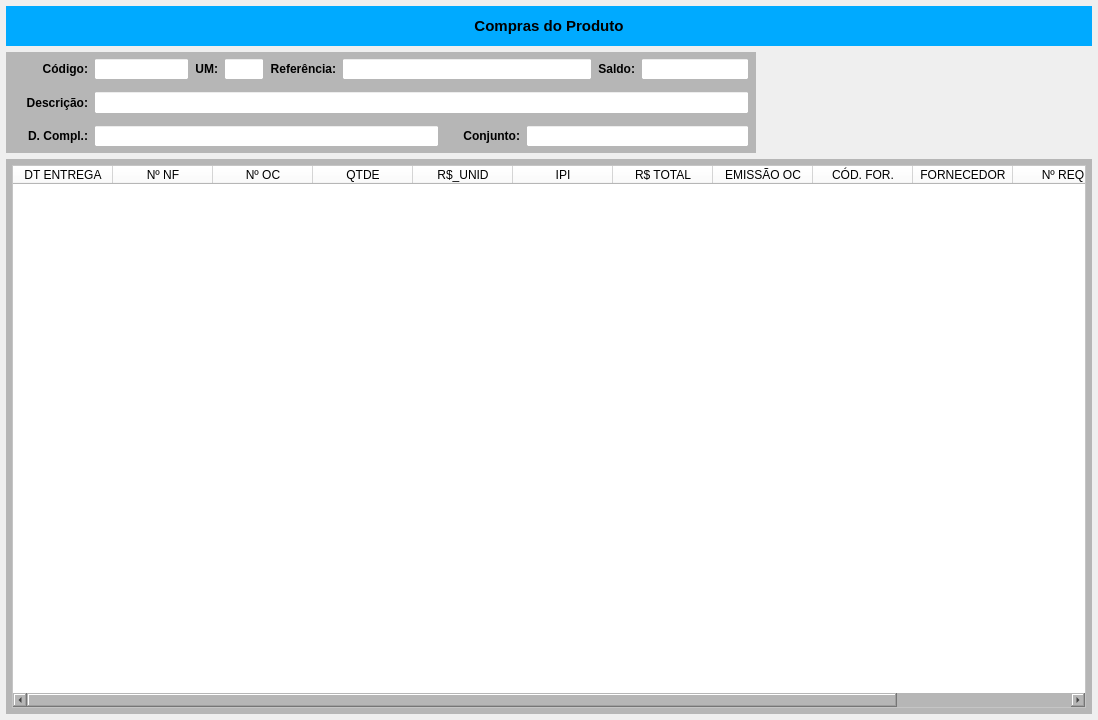
<?xml version="1.0" encoding="UTF-8"?>
<ui version="4.0">
 <class>MainWindow</class>
 <widget class="QMainWindow" name="MainWindow">
  <property name="windowModality">
   <enum>Qt::NonModal</enum>
  </property>
  <property name="geometry">
   <rect>
    <x>0</x>
    <y>0</y>
    <width>1098</width>
    <height>720</height>
   </rect>
  </property>
  <property name="windowTitle">
   <string>Compras do Produto</string>
  </property>
  <widget class="QWidget" name="centralwidget">
   <property name="styleSheet">
    <string notr="true"/>
   </property>
   <layout class="QVBoxLayout" name="verticalLayout_2">
    <property name="spacing">
     <number>6</number>
    </property>
    <property name="leftMargin">
     <number>6</number>
    </property>
    <property name="topMargin">
     <number>6</number>
    </property>
    <property name="rightMargin">
     <number>6</number>
    </property>
    <property name="bottomMargin">
     <number>6</number>
    </property>
    <item>
     <widget class="QWidget" name="widget_cabecalho" native="true">
      <property name="sizePolicy">
       <sizepolicy hsizetype="Preferred" vsizetype="Fixed">
        <horstretch>0</horstretch>
        <verstretch>0</verstretch>
       </sizepolicy>
      </property>
      <property name="minimumSize">
       <size>
        <width>0</width>
        <height>40</height>
       </size>
      </property>
      <property name="maximumSize">
       <size>
        <width>16777215</width>
        <height>40</height>
       </size>
      </property>
      <property name="styleSheet">
       <string notr="true">background-color: rgb(0, 170, 255);</string>
      </property>
      <layout class="QHBoxLayout" name="horizontalLayout">
       <property name="spacing">
        <number>0</number>
       </property>
       <property name="leftMargin">
        <number>15</number>
       </property>
       <property name="topMargin">
        <number>6</number>
       </property>
       <property name="rightMargin">
        <number>15</number>
       </property>
       <property name="bottomMargin">
        <number>6</number>
       </property>
       <item>
        <widget class="QLabel" name="label_13">
         <property name="sizePolicy">
          <sizepolicy hsizetype="Minimum" vsizetype="Preferred">
           <horstretch>0</horstretch>
           <verstretch>0</verstretch>
          </sizepolicy>
         </property>
         <property name="minimumSize">
          <size>
           <width>300</width>
           <height>0</height>
          </size>
         </property>
         <property name="font">
          <font>
           <pointsize>11</pointsize>
           <weight>75</weight>
           <bold>true</bold>
          </font>
         </property>
         <property name="text">
          <string>Compras do Produto</string>
         </property>
         <property name="alignment">
          <set>Qt::AlignCenter</set>
         </property>
        </widget>
       </item>
      </layout>
     </widget>
    </item>
    <item>
     <widget class="QWidget" name="widget" native="true">
      <property name="minimumSize">
       <size>
        <width>0</width>
        <height>101</height>
       </size>
      </property>
      <property name="maximumSize">
       <size>
        <width>16777215</width>
        <height>101</height>
       </size>
      </property>
      <layout class="QHBoxLayout" name="horizontalLayout_6">
       <property name="leftMargin">
        <number>0</number>
       </property>
       <property name="topMargin">
        <number>0</number>
       </property>
       <property name="rightMargin">
        <number>0</number>
       </property>
       <property name="bottomMargin">
        <number>0</number>
       </property>
       <item>
        <widget class="QWidget" name="widget_Cor1" native="true">
         <property name="sizePolicy">
          <sizepolicy hsizetype="Preferred" vsizetype="Preferred">
           <horstretch>0</horstretch>
           <verstretch>0</verstretch>
          </sizepolicy>
         </property>
         <property name="minimumSize">
          <size>
           <width>0</width>
           <height>0</height>
          </size>
         </property>
         <property name="maximumSize">
          <size>
           <width>16777215</width>
           <height>16777215</height>
          </size>
         </property>
         <property name="styleSheet">
          <string notr="true">background-color: rgb(182, 182, 182);</string>
         </property>
         <layout class="QVBoxLayout" name="verticalLayout">
          <property name="spacing">
           <number>1</number>
          </property>
          <property name="leftMargin">
           <number>1</number>
          </property>
          <property name="topMargin">
           <number>1</number>
          </property>
          <property name="rightMargin">
           <number>1</number>
          </property>
          <property name="bottomMargin">
           <number>1</number>
          </property>
          <item>
           <widget class="QWidget" name="widget_3" native="true">
            <property name="styleSheet">
             <string notr="true"/>
            </property>
            <layout class="QHBoxLayout" name="horizontalLayout_2">
             <property name="spacing">
              <number>6</number>
             </property>
             <property name="leftMargin">
              <number>6</number>
             </property>
             <property name="topMargin">
              <number>5</number>
             </property>
             <property name="rightMargin">
              <number>6</number>
             </property>
             <property name="bottomMargin">
              <number>5</number>
             </property>
             <item>
              <widget class="QLabel" name="label_12">
               <property name="sizePolicy">
                <sizepolicy hsizetype="Fixed" vsizetype="Preferred">
                 <horstretch>0</horstretch>
                 <verstretch>0</verstretch>
                </sizepolicy>
               </property>
               <property name="minimumSize">
                <size>
                 <width>75</width>
                 <height>0</height>
                </size>
               </property>
               <property name="maximumSize">
                <size>
                 <width>75</width>
                 <height>16777215</height>
                </size>
               </property>
               <property name="font">
                <font>
                 <pointsize>9</pointsize>
                 <weight>75</weight>
                 <bold>true</bold>
                </font>
               </property>
               <property name="text">
                <string>Código:</string>
               </property>
               <property name="alignment">
                <set>Qt::AlignRight|Qt::AlignTrailing|Qt::AlignVCenter</set>
               </property>
              </widget>
             </item>
             <item>
              <widget class="QLineEdit" name="line_Codigo">
               <property name="sizePolicy">
                <sizepolicy hsizetype="Maximum" vsizetype="Preferred">
                 <horstretch>0</horstretch>
                 <verstretch>0</verstretch>
                </sizepolicy>
               </property>
               <property name="maximumSize">
                <size>
                 <width>95</width>
                 <height>16777215</height>
                </size>
               </property>
               <property name="font">
                <font>
                 <pointsize>9</pointsize>
                </font>
               </property>
               <property name="styleSheet">
                <string notr="true">background-color: rgb(255, 255, 255);</string>
               </property>
               <property name="alignment">
                <set>Qt::AlignCenter</set>
               </property>
              </widget>
             </item>
             <item>
              <widget class="QLabel" name="label_19">
               <property name="sizePolicy">
                <sizepolicy hsizetype="Fixed" vsizetype="Preferred">
                 <horstretch>0</horstretch>
                 <verstretch>0</verstretch>
                </sizepolicy>
               </property>
               <property name="maximumSize">
                <size>
                 <width>35</width>
                 <height>16777215</height>
                </size>
               </property>
               <property name="font">
                <font>
                 <pointsize>9</pointsize>
                 <weight>75</weight>
                 <bold>true</bold>
                </font>
               </property>
               <property name="text">
                <string>UM:</string>
               </property>
               <property name="alignment">
                <set>Qt::AlignRight|Qt::AlignTrailing|Qt::AlignVCenter</set>
               </property>
              </widget>
             </item>
             <item>
              <widget class="QLineEdit" name="line_UM">
               <property name="sizePolicy">
                <sizepolicy hsizetype="Maximum" vsizetype="Preferred">
                 <horstretch>0</horstretch>
                 <verstretch>0</verstretch>
                </sizepolicy>
               </property>
               <property name="minimumSize">
                <size>
                 <width>40</width>
                 <height>0</height>
                </size>
               </property>
               <property name="maximumSize">
                <size>
                 <width>40</width>
                 <height>16777215</height>
                </size>
               </property>
               <property name="font">
                <font>
                 <pointsize>9</pointsize>
                </font>
               </property>
               <property name="cursor">
                <cursorShape>IBeamCursor</cursorShape>
               </property>
               <property name="styleSheet">
                <string notr="true">background-color: rgb(255, 255, 255);</string>
               </property>
               <property name="inputMask">
                <string/>
               </property>
               <property name="text">
                <string/>
               </property>
               <property name="frame">
                <bool>true</bool>
               </property>
               <property name="echoMode">
                <enum>QLineEdit::Normal</enum>
               </property>
               <property name="alignment">
                <set>Qt::AlignCenter</set>
               </property>
               <property name="readOnly">
                <bool>true</bool>
               </property>
              </widget>
             </item>
             <item>
              <widget class="QLabel" name="label_16">
               <property name="sizePolicy">
                <sizepolicy hsizetype="Fixed" vsizetype="Preferred">
                 <horstretch>0</horstretch>
                 <verstretch>0</verstretch>
                </sizepolicy>
               </property>
               <property name="maximumSize">
                <size>
                 <width>80</width>
                 <height>16777215</height>
                </size>
               </property>
               <property name="font">
                <font>
                 <pointsize>9</pointsize>
                 <weight>75</weight>
                 <bold>true</bold>
                </font>
               </property>
               <property name="text">
                <string>Referência:</string>
               </property>
               <property name="alignment">
                <set>Qt::AlignRight|Qt::AlignTrailing|Qt::AlignVCenter</set>
               </property>
              </widget>
             </item>
             <item>
              <widget class="QLineEdit" name="line_Referencia">
               <property name="sizePolicy">
                <sizepolicy hsizetype="Preferred" vsizetype="Preferred">
                 <horstretch>0</horstretch>
                 <verstretch>0</verstretch>
                </sizepolicy>
               </property>
               <property name="minimumSize">
                <size>
                 <width>250</width>
                 <height>0</height>
                </size>
               </property>
               <property name="maximumSize">
                <size>
                 <width>250</width>
                 <height>16777215</height>
                </size>
               </property>
               <property name="font">
                <font>
                 <pointsize>9</pointsize>
                </font>
               </property>
               <property name="styleSheet">
                <string notr="true">background-color: rgb(255, 255, 255);</string>
               </property>
               <property name="readOnly">
                <bool>true</bool>
               </property>
              </widget>
             </item>
             <item>
              <widget class="QLabel" name="label_18">
               <property name="sizePolicy">
                <sizepolicy hsizetype="Fixed" vsizetype="Preferred">
                 <horstretch>0</horstretch>
                 <verstretch>0</verstretch>
                </sizepolicy>
               </property>
               <property name="maximumSize">
                <size>
                 <width>50</width>
                 <height>16777215</height>
                </size>
               </property>
               <property name="font">
                <font>
                 <pointsize>9</pointsize>
                 <weight>75</weight>
                 <bold>true</bold>
                </font>
               </property>
               <property name="text">
                <string>Saldo:</string>
               </property>
               <property name="alignment">
                <set>Qt::AlignRight|Qt::AlignTrailing|Qt::AlignVCenter</set>
               </property>
              </widget>
             </item>
             <item>
              <widget class="QLineEdit" name="line_Saldo">
               <property name="sizePolicy">
                <sizepolicy hsizetype="Maximum" vsizetype="Preferred">
                 <horstretch>0</horstretch>
                 <verstretch>0</verstretch>
                </sizepolicy>
               </property>
               <property name="maximumSize">
                <size>
                 <width>150</width>
                 <height>16777215</height>
                </size>
               </property>
               <property name="font">
                <font>
                 <pointsize>9</pointsize>
                </font>
               </property>
               <property name="cursor">
                <cursorShape>IBeamCursor</cursorShape>
               </property>
               <property name="styleSheet">
                <string notr="true">background-color: rgb(255, 255, 255);</string>
               </property>
               <property name="inputMask">
                <string/>
               </property>
               <property name="text">
                <string/>
               </property>
               <property name="frame">
                <bool>true</bool>
               </property>
               <property name="echoMode">
                <enum>QLineEdit::Normal</enum>
               </property>
               <property name="alignment">
                <set>Qt::AlignCenter</set>
               </property>
               <property name="readOnly">
                <bool>true</bool>
               </property>
              </widget>
             </item>
            </layout>
           </widget>
          </item>
          <item>
           <widget class="QWidget" name="widget_7" native="true">
            <property name="styleSheet">
             <string notr="true"/>
            </property>
            <layout class="QHBoxLayout" name="horizontalLayout_3">
             <property name="spacing">
              <number>6</number>
             </property>
             <property name="leftMargin">
              <number>6</number>
             </property>
             <property name="topMargin">
              <number>5</number>
             </property>
             <property name="rightMargin">
              <number>6</number>
             </property>
             <property name="bottomMargin">
              <number>5</number>
             </property>
             <item>
              <widget class="QLabel" name="label_15">
               <property name="sizePolicy">
                <sizepolicy hsizetype="Maximum" vsizetype="Preferred">
                 <horstretch>0</horstretch>
                 <verstretch>0</verstretch>
                </sizepolicy>
               </property>
               <property name="minimumSize">
                <size>
                 <width>75</width>
                 <height>0</height>
                </size>
               </property>
               <property name="maximumSize">
                <size>
                 <width>75</width>
                 <height>16777215</height>
                </size>
               </property>
               <property name="font">
                <font>
                 <pointsize>9</pointsize>
                 <weight>75</weight>
                 <bold>true</bold>
                </font>
               </property>
               <property name="text">
                <string>Descrição:</string>
               </property>
               <property name="alignment">
                <set>Qt::AlignRight|Qt::AlignTrailing|Qt::AlignVCenter</set>
               </property>
              </widget>
             </item>
             <item>
              <widget class="QLineEdit" name="line_Descricao">
               <property name="sizePolicy">
                <sizepolicy hsizetype="Minimum" vsizetype="Preferred">
                 <horstretch>0</horstretch>
                 <verstretch>0</verstretch>
                </sizepolicy>
               </property>
               <property name="minimumSize">
                <size>
                 <width>345</width>
                 <height>0</height>
                </size>
               </property>
               <property name="font">
                <font>
                 <pointsize>9</pointsize>
                </font>
               </property>
               <property name="styleSheet">
                <string notr="true">background-color: rgb(255, 255, 255);</string>
               </property>
               <property name="readOnly">
                <bool>true</bool>
               </property>
              </widget>
             </item>
            </layout>
           </widget>
          </item>
          <item>
           <widget class="QWidget" name="widget_6" native="true">
            <property name="styleSheet">
             <string notr="true"/>
            </property>
            <layout class="QHBoxLayout" name="horizontalLayout_4">
             <property name="spacing">
              <number>6</number>
             </property>
             <property name="leftMargin">
              <number>6</number>
             </property>
             <property name="topMargin">
              <number>5</number>
             </property>
             <property name="rightMargin">
              <number>6</number>
             </property>
             <property name="bottomMargin">
              <number>5</number>
             </property>
             <item>
              <widget class="QLabel" name="label_22">
               <property name="sizePolicy">
                <sizepolicy hsizetype="Fixed" vsizetype="Preferred">
                 <horstretch>0</horstretch>
                 <verstretch>0</verstretch>
                </sizepolicy>
               </property>
               <property name="minimumSize">
                <size>
                 <width>75</width>
                 <height>0</height>
                </size>
               </property>
               <property name="maximumSize">
                <size>
                 <width>75</width>
                 <height>16777215</height>
                </size>
               </property>
               <property name="font">
                <font>
                 <pointsize>9</pointsize>
                 <weight>75</weight>
                 <bold>true</bold>
                </font>
               </property>
               <property name="text">
                <string>D. Compl.:</string>
               </property>
               <property name="alignment">
                <set>Qt::AlignRight|Qt::AlignTrailing|Qt::AlignVCenter</set>
               </property>
              </widget>
             </item>
             <item>
              <widget class="QLineEdit" name="line_DescrCompl">
               <property name="sizePolicy">
                <sizepolicy hsizetype="Minimum" vsizetype="Preferred">
                 <horstretch>0</horstretch>
                 <verstretch>0</verstretch>
                </sizepolicy>
               </property>
               <property name="minimumSize">
                <size>
                 <width>345</width>
                 <height>0</height>
                </size>
               </property>
               <property name="font">
                <font>
                 <pointsize>9</pointsize>
                </font>
               </property>
               <property name="styleSheet">
                <string notr="true">background-color: rgb(255, 255, 255);</string>
               </property>
               <property name="readOnly">
                <bool>true</bool>
               </property>
              </widget>
             </item>
             <item>
              <widget class="QLabel" name="label_20">
               <property name="sizePolicy">
                <sizepolicy hsizetype="Maximum" vsizetype="Preferred">
                 <horstretch>0</horstretch>
                 <verstretch>0</verstretch>
                </sizepolicy>
               </property>
               <property name="maximumSize">
                <size>
                 <width>75</width>
                 <height>16777215</height>
                </size>
               </property>
               <property name="font">
                <font>
                 <pointsize>9</pointsize>
                 <weight>75</weight>
                 <bold>true</bold>
                </font>
               </property>
               <property name="text">
                <string>Conjunto:</string>
               </property>
               <property name="alignment">
                <set>Qt::AlignRight|Qt::AlignTrailing|Qt::AlignVCenter</set>
               </property>
              </widget>
             </item>
             <item>
              <widget class="QLineEdit" name="line_Conjunto">
               <property name="sizePolicy">
                <sizepolicy hsizetype="Preferred" vsizetype="Preferred">
                 <horstretch>0</horstretch>
                 <verstretch>0</verstretch>
                </sizepolicy>
               </property>
               <property name="font">
                <font>
                 <pointsize>9</pointsize>
                </font>
               </property>
               <property name="styleSheet">
                <string notr="true">background-color: rgb(255, 255, 255);</string>
               </property>
               <property name="alignment">
                <set>Qt::AlignCenter</set>
               </property>
               <property name="readOnly">
                <bool>true</bool>
               </property>
              </widget>
             </item>
            </layout>
           </widget>
          </item>
         </layout>
        </widget>
       </item>
       <item>
        <widget class="QWidget" name="widget_2" native="true"/>
       </item>
      </layout>
     </widget>
    </item>
    <item>
     <widget class="QWidget" name="widget_Cor2" native="true">
      <property name="styleSheet">
       <string notr="true">background-color: rgb(182, 182, 182);</string>
      </property>
      <layout class="QVBoxLayout" name="verticalLayout_3">
       <property name="spacing">
        <number>6</number>
       </property>
       <property name="leftMargin">
        <number>6</number>
       </property>
       <property name="topMargin">
        <number>6</number>
       </property>
       <property name="rightMargin">
        <number>6</number>
       </property>
       <property name="bottomMargin">
        <number>6</number>
       </property>
       <item>
        <widget class="QTableWidget" name="table_Compras">
         <property name="sizePolicy">
          <sizepolicy hsizetype="Preferred" vsizetype="Preferred">
           <horstretch>0</horstretch>
           <verstretch>0</verstretch>
          </sizepolicy>
         </property>
         <property name="font">
          <font>
           <pointsize>8</pointsize>
          </font>
         </property>
         <property name="styleSheet">
          <string notr="true">background-color: rgb(255, 255, 255);</string>
         </property>
         <column>
          <property name="text">
           <string>DT ENTREGA</string>
          </property>
         </column>
         <column>
          <property name="text">
           <string>Nº NF</string>
          </property>
         </column>
         <column>
          <property name="text">
           <string>Nº OC</string>
          </property>
         </column>
         <column>
          <property name="text">
           <string>QTDE</string>
          </property>
         </column>
         <column>
          <property name="text">
           <string>R$_UNID</string>
          </property>
         </column>
         <column>
          <property name="text">
           <string>IPI</string>
          </property>
         </column>
         <column>
          <property name="text">
           <string>R$ TOTAL</string>
          </property>
         </column>
         <column>
          <property name="text">
           <string>EMISSÃO OC</string>
          </property>
         </column>
         <column>
          <property name="text">
           <string>CÓD. FOR.</string>
          </property>
         </column>
         <column>
          <property name="text">
           <string>FORNECEDOR</string>
          </property>
         </column>
         <column>
          <property name="text">
           <string>Nº REQ</string>
          </property>
         </column>
         <column>
          <property name="text">
           <string>Nº SOL</string>
          </property>
         </column>
        </widget>
       </item>
      </layout>
     </widget>
    </item>
   </layout>
  </widget>
 </widget>
 <resources/>
 <connections/>
</ui>
